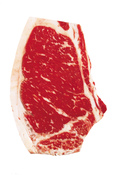
%> input picture Beef Dataset/Choice-Moderate.png, 115 x 175 px, shrunk from 360 x 548 before the run; its folder holds 4 pictures in this run
$ octave marbling.m   (GNU Octave 9; MATLAB toolbox functions it lacks are replaced by stand-ins)
%> lines starting %> are read from the running program, lines starting %| are printed output that depends on the picture; in (x1, y1, x2, y2) boxes, pixels count from 0 and x2, y2 are one past the last pixel; in counts of white or black regions, pixels touching at a corner belong together; the program's own positions count from 1
### Scripts/regionGrowing.m
function J=regionGrowing(I,x,y,reg_maxdist)
% This function performs "region growing" in an image from a specified
% seedpoint (x,y)
%
% J = regiongrowing(I,x,y,t)
%
% I : input image
% J : logical output image of region
% x,y : the position of the seedpoint (if not given uses function getpts)
% t : maximum intensity distance (defaults to 0.2)
%
% The region is iteratively grown by comparing all unallocated neighbouring pixels to the region.
% The difference between a pixel's intensity value and the region's mean,
% is used as a measure of similarity. The pixel with the smallest difference
% measured this way is allocated to the respective region.
% This process stops when the intensity difference between region mean and
% new pixel become larger than a certain treshold (t)
%
% Example:
%
% I = im2double(imread('medtest.png'));
% x=198; y=359;
% J = regiongrowing(I,x,y,0.2);
% figure, imshow(I+J);
%
% Author: D. Kroon, University of Twente
if(exist('reg_maxdist','var')==0), reg_maxdist=0.2; end
if(exist('y','var')==0), figure, imshow(I,[]); [y,x]=getpts; y=round(y(1)); x=round(x(1)); end
J = zeros(size(I)); % Output
Isizes = size(I); % Dimensions of input image
reg_mean = I(x,y); % The mean of the segmented region
reg_size = 1; % Number of pixels in region
% Free memory to store neighbours of the (segmented) region
neg_free = 10000; neg_pos=0;
neg_list = zeros(neg_free,3);
pixdist=0; % Distance of the region newest pixel to the regio mean
% Neighbor locations (footprint)
neigb=[-1 0; 1 0; 0 -1;0 1];
% Start regiogrowing until distance between regio and posible new pixels become
% higher than a certain treshold
while(pixdist<reg_maxdist&&reg_size<numel(I))
    % Add new neighbors pixels
    for j=1:4,
        % Calculate the neighbour coordinate
        xn = x +neigb(j,1); yn = y +neigb(j,2);

        % Check if neighbour is inside or outside the image
        ins=(xn>=1)&&(yn>=1)&&(xn<=Isizes(1))&&(yn<=Isizes(2));

        % Add neighbor if inside and not already part of the segmented area
        if(ins&&(J(xn,yn)==0))
                neg_pos = neg_pos+1;
                neg_list(neg_pos,:) = [xn yn I(xn,yn)]; J(xn,yn)=1;
        end
    end
    % Add a new block of free memory
    if(neg_pos+10>neg_free), neg_free=neg_free+10000; neg_list((neg_pos+1):neg_free,:)=0; end

    % Add pixel with intensity nearest to the mean of the region, to the region
    neglist = neg_list(1:neg_pos,3);
    dist = abs(neglist-reg_mean);
    [pixdist, index] = min(dist);
    J(x,y)=2; reg_size=reg_size+1;

    % Calculate the new mean of the region
    reg_mean= (reg_mean*reg_size + neg_list(index,3))/(reg_size+1);

    % Save the x and y coordinates of the pixel (for the neighbour add proccess)
    x = neg_list(index,1); y = neg_list(index,2);

    % Remove the pixel from the neighbour (check) list
    neg_list(index,:)=neg_list(neg_pos,:); neg_pos=neg_pos-1;
end
% Return the segmented area as logical matrix
J=J>1;

### marbling.m
percent = 0; %Test image set percentage

%% Set dataset and labels
addpath('Scripts');
dataset_path = fullfile(pwd, 'Beef Dataset');

images = dir(fullfile(dataset_path, '*.png'));
for i=1:length(images)
    i
    try
       images(i);
    catch
        break;
    end

    % Separate image name strings to integer labels
    if strfind(lower(images(i).name), 'prime')
        images(i).label = 2;
    elseif strfind(lower(images(i).name), 'choice')
        images(i).label = 1;
    elseif strfind(lower(images(i).name), 'select')
        images(i).label = 0;
    else
        images(i) = [];
        i = i-1;
        continue
    end

    %% Get image
    image = imread(fullfile(dataset_path,images(i).name));
%> image is the input picture: size 175x115x3 uint8; mean R, G, B 231, 176.3, 176.3
    padded = padarray(image,[3 3],'replicate','both');
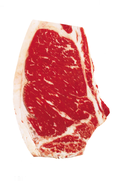
%> padded: size 181x121x3 uint8; mean R, G, B 233, 182.7, 182.6
    gray = rgb2gray(padded);
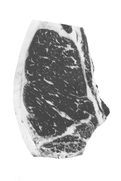
%> gray: size 181x121 uint8; min 55, max 255, mean 197.7

    %% Median Blurring
    %blurred = medfilt2(gray, [3 3]);
    unpadded_size = size(image);
%> unpadded_size = [175 115 3]
    %blurred = blurred(4:unpadded_size(1)-3, 4:unpadded_size(2)-3); % Extracted because it makes images less detailed and obsolete for low noise dataset.
    blurred = gray;

    %% Region Growing method
    background = regionGrowing(double(blurred),unpadded_size(1)-6,unpadded_size(2)-6,10);
%> in regionGrowing, `reg_mean = I(x,y);`: reg_mean = 255
%> the loop in regionGrowing, `while(pixdist<reg_maxdist&&reg_size<numel(I))` made 11864 passes
%> (x, y, neg_pos) on passes 13 to 15: (168, 115, 16), (169, 116, 17), (168, 116, 18)
%> after the loop in regionGrowing, `while(pixdist<reg_maxdist&&reg_size<numel(I))`:
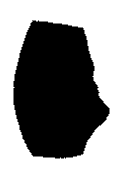
%> J: size 181x121 double; min 0, max 2, mean 1.1; drawn with min black and max white
%> after the loop in regionGrowing, `while(pixdist<reg_maxdist&&reg_size<numel(I))`: neg_free = 10000; neg_pos = 362; reg_mean = 254.9; reg_size = 11865
%> in regionGrowing, `J=J>1;`:
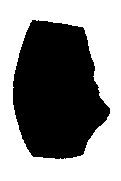
%> J: size 181x121 logical; 54.2% white; 1 black region, box (x1, y1, x2, y2) and area: (13, 20, 110, 159) 10037
    se = strel('diamond',1);
    background = imerode(background,se);
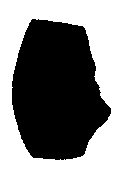
%> background: size 181x121 logical; 52.5% white; 1 black region, box (x1, y1, x2, y2) and area: (12, 19, 111, 160) 10404

    %% Thresholding
    otsulevel = graythresh(blurred);
%> otsulevel = 0.663
    binimage = im2bw(blurred,otsulevel-0.2);
%> binimage: size 181x121 logical; 73.7% white; 20 black regions (13 under 20 px), largest, box (x1, y1, x2, y2) and area: (23, 29, 98, 138) 4911, (43, 135, 86, 153) 286, (81, 28, 93, 90) 226

    %% Image Subtraction
    fatimage = and(binimage, ~background);
%> fatimage: size 181x121 logical; 21.2% white; 91 white regions (84 under 20 px), largest, box (x1, y1, x2, y2) and area: (12, 19, 111, 160) 4110, (54, 43, 76, 58) 80, (52, 107, 72, 120) 68

    %% Article Steps
    % [30 lines of commented-out code are left out]

    %% Our Implementation

    % Print
    subplot(2,5,1)
    imshow(image)
    title('(1) Original Image')
    subplot(2,5,2)
    imshow(gray)
    title('(2) Grayscale Image')
    subplot(2,5,3)
    imshow(blurred)
    title('(3) Median Blurring')
    subplot(2,5,4)
    imshow(background)
    title('(4) Background(Region Growing Method)')
    subplot(2,5,5)
    imshow(binimage)
    title('(5) Binarisation')
    subplot(2,5,6)
    imshow(fatimage)
    title('(6) 5 * ~4')
    subplot(2,5,7)
    meatimage = bwareafilt(~binimage,1);
%> meatimage: size 181x121 logical; 22.4% white; 1 white region, box (x1, y1, x2, y2) and area: (23, 29, 98, 138) 4911
    imshow(meatimage)
    title('(7) Only Biggest Area Remains of ~6')
    subplot(2,5,8)
    filledmeat = imfill(meatimage, 'holes');
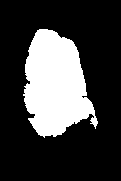
%> filledmeat: size 181x121 logical; 24.9% white; 1 white region, box (x1, y1, x2, y2) and area: (23, 29, 98, 138) 5449
    imshow(filledmeat)
    title('(8) Fill Holes')
    subplot(2,5,9)
    onlyfat = and(filledmeat, fatimage);
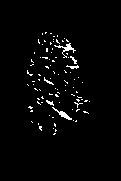
%> onlyfat: size 181x121 logical; 2.5% white in thin lines or dots, all inside (x1, y1, x2, y2) = (27, 32, 90, 135)
    imshow(onlyfat)
    title('(9) 8 AND 6')
    subplot(2,5,10)
    onlymeat = xor(onlyfat, filledmeat);
    imshow(onlymeat)
    title('(10) 9 XOR 8')

    %% Connected Component and Features
    fatCC = bwconncomp(onlyfat);
%> fatCC = 90 connected components
    fatcount = fatCC.NumObjects;
%> fatcount = 90

    fatarea = bwarea(onlyfat);
%> fatarea = 563.4

    meatarea = bwarea(onlymeat);
%> meatarea = 5004.1

    fattomeatratio = fatarea/meatarea;
%> fattomeatratio = 0.113

    images(i).fatCount = fatcount;
    images(i).ratio = fattomeatratio;
end

%% Set Feature set
numInputs = 1;
numLayers = 5;

X = [images.ratio]
Y = [images.fatCount]
T = [images.label]

% Separate test and train images but it is already done in BPNN.
len = length(images);
testcount = round(len*percent);
itest = randi([1 len],1,testcount);
itrain = [1:len];
itrain(itest) = [];

Xtest = X(itest);
Xtrain = X(itrain);
Ytest = Y(itest);
Ytrain = Y(itrain);
Ttest = T(itest);
Ttrain = T(itrain);

%% BPNN
%> (the run ends here)
